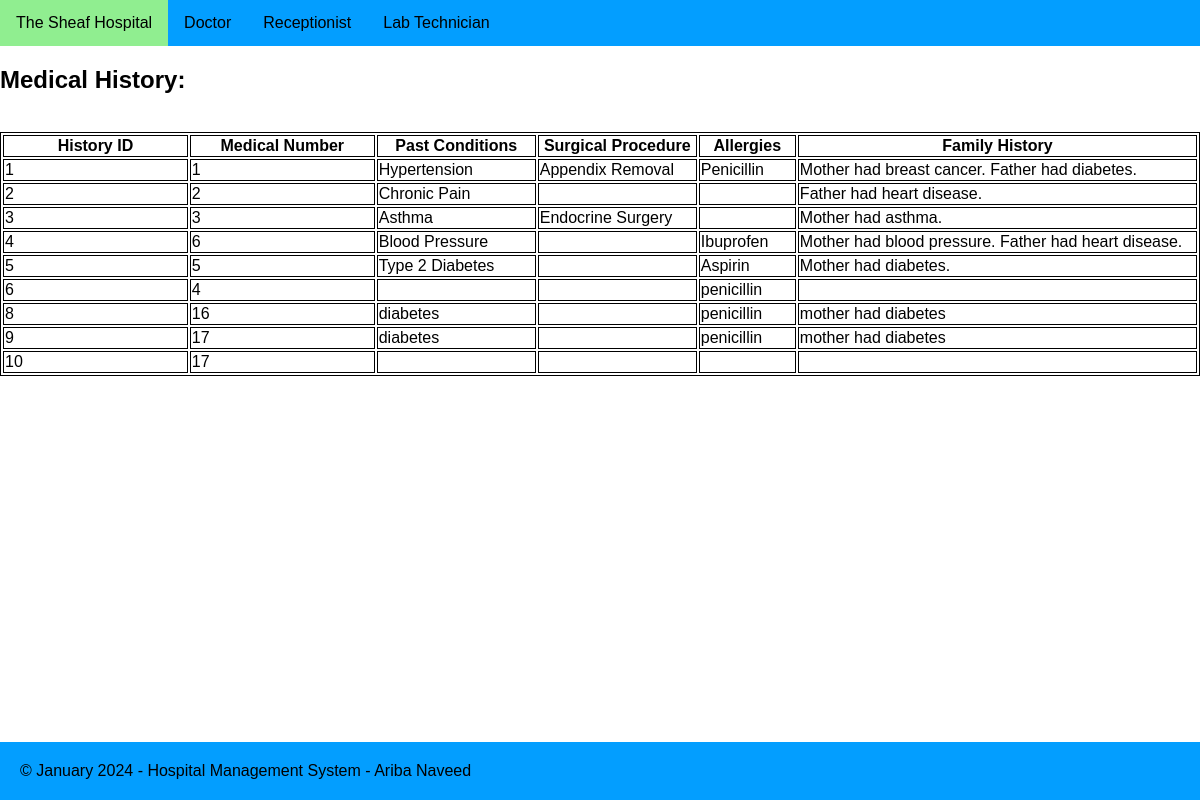
The page /doctors/viewmedicalhistory.php on the database its author committed.
### tables this page shows
CREATE TABLE "MedicalHistory" (
	"history_id"	INTEGER,
	"medical_number"	INTEGER NOT NULL,
	"past_condition"	TEXT,
	"surgical_procedure"	TEXT,
	"allergies"	TEXT,
	"family_history"	TEXT,
	PRIMARY KEY("history_id" AUTOINCREMENT)
);

### doctors/viewmedicalhistorySQL.php (called while the page is built)
<?php
function getMedicalHistory (){
    $arrayResult = array();
    $db = new SQLite3('../data/hospitalsystem.db');
    $sql = "SELECT * FROM MedicalHistory";
    $stmt = $db->prepare($sql);
    $result = $stmt->execute();
    while ($row = $result->fetchArray()){
        $arrayResult [] = $row;
    }
    return $arrayResult;
}
?>

### doctors/viewmedicalhistory.php (the view, shortened to what this page needs)
<div class="container pb-5">
    <main role="main" class="pb-3">
        <h2>Medical History:</h2><br>
<div class="row">
    <div class="col-5">
        <table class="table table-bordered table-striped">
            <thead class="table-dark">
                <th style="min-width: 175px;">History ID</th>
                <th style="min-width: 175px;">Medical Number</th>
                <th style="min-width: 150px;">Past Conditions</th>
                <th style="min-width: 150px;">Surgical Procedure</th>
                <th style="min-width: 90px;">Allergies</th>
                <th style="min-width: 150px;">Family History</th>
                </thead>
            <?php
            include 'viewmedicalhistorySQL.php';
            $MedicalHistory = getMedicalHistory();
                for ($i=0; $i<count($MedicalHistory); $i++):
            ?>
            <tr>
                <td><?php echo $MedicalHistory[$i]['history_id']?></td>
                <td><?php echo $MedicalHistory[$i]['medical_number']?></td>
                <td><?php echo $MedicalHistory[$i]['past_condition']?></td>
                <td><?php echo $MedicalHistory[$i]['surgical_procedure']?></td>
                <td><?php echo $MedicalHistory[$i]['allergies']?></td>
                <td><?php echo $MedicalHistory[$i]['family_history']?></td>
                </body>
                </tr>
                    <?php
                    endfor;
                    ?>
                </table>
            </div>
        </div>
    </main>
</div>

### css/site.css (style rules this page uses)
body { font-family: Arial, Helvetica, sans-serif; margin: 0; background-color: #ffffff; display: flex; flex-direction: column; min-height: 100vh; }
.navbar { overflow: hidden; background-color: #009dfffc; }
.navbar a { float: left; font-size: 16px; color: #000000; text-align: center; padding: 14px 16px; text-decoration: none; }
.subnavigation { float: left; overflow: hidden; }
.subnavigation .subnavbutton { font-size: 16px; border: none; outline: none; color: #000000; padding: 14px 16px; background-color: inherit; font-family: inherit; margin: 0; }
.footer { position: fixed; bottom: 0; width: 100%; background-color: #009dfffc; text-align: left; padding: 20px; }
table, th, td { border: 1px solid; }
table { width:100%; max-height: 80vh; overflow-y: auto; }

### rows shown on the page
medicalhistory: history_id "1", medical_number "1", past_condition "Hypertension", surgical_procedure "Appendix Removal", allergies "Penicillin", family_history "Mother had breast cancer. Father had diabetes."
medicalhistory: history_id "2", medical_number "2", past_condition "Chronic Pain", family_history "Father had heart disease."
medicalhistory: history_id "3", medical_number "3", past_condition "Asthma", surgical_procedure "Endocrine Surgery", family_history "Mother had asthma."
medicalhistory: history_id "4", medical_number "6", past_condition "Blood Pressure", allergies "Ibuprofen", family_history "Mother had blood pressure. Father had heart disease."
medicalhistory: history_id "5", medical_number "5", past_condition "Type 2 Diabetes", allergies "Aspirin", family_history "Mother had diabetes."
medicalhistory: history_id "6", medical_number "4", allergies "penicillin"
medicalhistory: history_id "8", medical_number "16", past_condition "diabetes", allergies "penicillin", family_history "mother had diabetes"
medicalhistory: history_id "9", medical_number "17", past_condition "diabetes", allergies "penicillin", family_history "mother had diabetes"
medicalhistory: history_id "10", medical_number "17"
